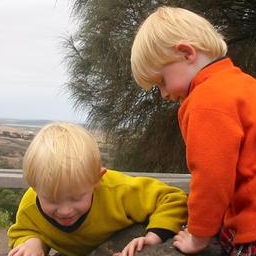
%> input picture Chapter13/twins.tif, 256 x 256 px
$ octave --eval "hw11_02_main;"   (GNU Octave 9; MATLAB toolbox functions it lacks are replaced by stand-ins)
%> lines starting %> are read from the running program, lines starting %| are printed output that depends on the picture
function hw11_02_main

%
% This function returns Chapter 13 - Exercise 12
%
% Author : Yoonjae, Cho
% Email  : yoonjae.cho92@gmail.com
% Github : https://github.com/yoon-jae
%

x = imread('twins.tif');
%> x is the input picture: size 256x256x3 uint8; mean R, G, B 157.9, 114.8, 84.3

tn_rgb = imnoise(x, 'salt & pepper');
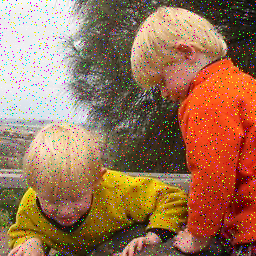
%> tn_rgb: size 256x256x3 uint8; mean R, G, B 156.2, 115.4, 86.5

ty = rgb2ntsc(x);
%> ty: size 256x256x3 double; mean of channels 1, 2, 3 0.487, 0.139, -0.00158
tn = imnoise(ty(:,:,1), 'salt & pepper');
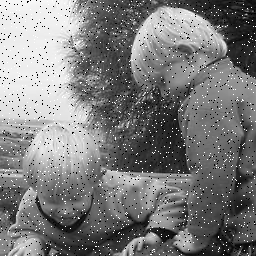
%> tn: size 256x256 double; min 0, max 1, mean 0.488
ty(:,:,1) = tn;
%> ty: size 256x256x3 double; mean of channels 1, 2, 3 0.488, 0.139, -0.00158

xx = ntsc2rgb(ty);
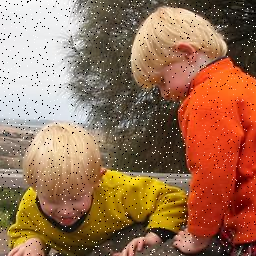
%> xx: size 256x256x3 double; mean R, G, B 0.617, 0.45, 0.334

% a.
figure;
subplot(2,3,1), imshow(tn_rgb(:,:,1)), title('Noise at R');
subplot(2,3,2), imshow(tn_rgb(:,:,2)), title('Noise at G');
subplot(2,3,3), imshow(tn_rgb(:,:,3)), title('Noise at B');
%> after `imshow(tn_rgb(:,:,3))`:
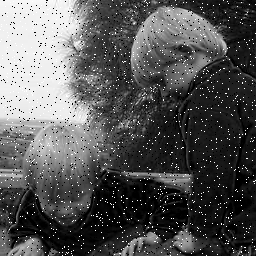
%> displayed picture: size 256x256, on the screen's scale of 0 to 255; min 0, max 255, mean 86.5
subplot(2,3,5), imshow(xx), title('Noise at luminance');

% b.
ty(:,:,1) = medfilt2(ty(:,:,1));
%> ty: size 256x256x3 double; mean of channels 1, 2, 3 0.486, 0.139, -0.00158
tm2 = ntsc2rgb(ty);

figure;
imshow(tm2), title('Remove noise at luminance');

% c.
trm = medfilt2(tn_rgb(:,:,1));
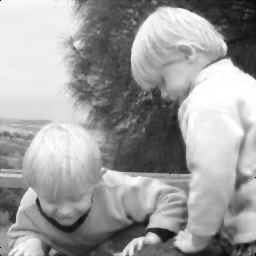
%> trm: size 256x256 uint8; min 0, max 255, mean 157.6
tgm = medfilt2(tn_rgb(:,:,2));
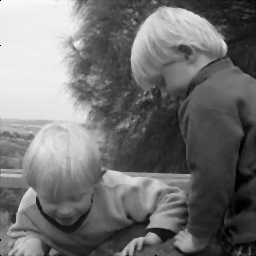
%> tgm: size 256x256 uint8; min 0, max 248, mean 114.4
tbm = medfilt2(tn_rgb(:,:,3));
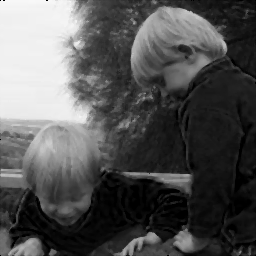
%> tbm: size 256x256 uint8; min 0, max 248, mean 83.9
tm = cat(3, trm, tgm, tbm);

figure;
imshow(tm), title('Remove noise at RGB');
